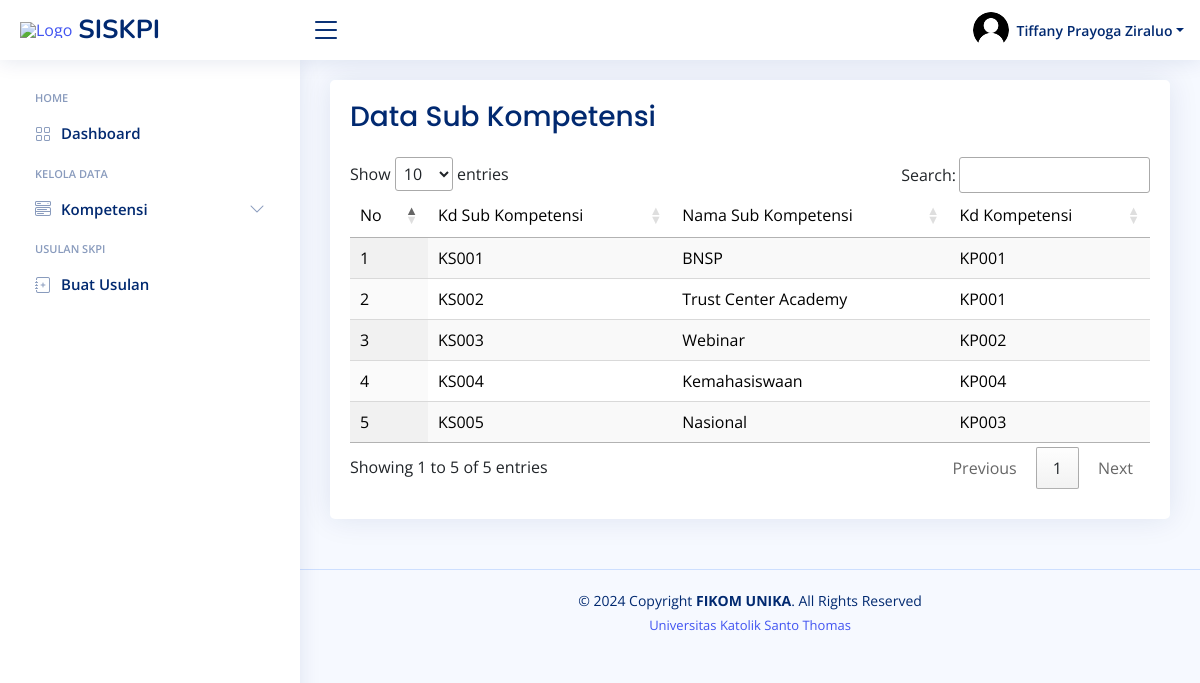
Page /mhs/sub_kompetensi.php (signed in) on the committed database.
### tables this page shows
CREATE TABLE `mahasiswa` (
  `id_mahasiswa` int(11) NOT NULL,
  `nim` varchar(30) NOT NULL,
  `nama_mhs` varchar(255) NOT NULL,
  `tempat_lahir` varchar(100) NOT NULL,
  `tgl_lahir` date NOT NULL,
  `jenis_kelamin` varchar(30) NOT NULL,
  `email` varchar(255) NOT NULL,
  `password` varchar(255) NOT NULL,
  `no_ijazah` varchar(100) NOT NULL,
  `tgl_lulus` date NOT NULL,
  `gelar` varchar(100) NOT NULL,
  `kode_skpi` varchar(20) NOT NULL,
  `kd_prodi` varchar(11) NOT NULL,
  `profil` varchar(255) NOT NULL,
  `status` int(11) NOT NULL
);

CREATE TABLE `sub_kompetensi` (
  `id_sub` int(11) NOT NULL,
  `kd_sub` varchar(11) NOT NULL,
  `nama_sub` varchar(255) NOT NULL,
  `kd_kompetensi` varchar(11) NOT NULL
);

### mhs/session.php (called while the page is built, shortened)
<?php
    include "koneksi.php";
    $sql = mysqli_query($koneksi,"SELECT * FROM mahasiswa inner join prodi on mahasiswa.kd_prodi=prodi.kd_prodi");
    while ($r = mysqli_fetch_array($sql)){
        if ($_SESSION['username'] == $r['nim'] ){
            $nama_mhs = $r['nama_mhs'];
            break;
        }
    }
?>

### mhs/sub_kompetensi.php (the view)
<?php include 'header.php' ?>
<?php include 'navbar.php' ?>
<main id="main" class="main">
    <section class="section dashboard">
    <div class="row">
    <div class="col">
        <div class="card info-card sales-card">
            <div class="card-body">
                <h1 class="card-title fs-3">Data Sub Kompetensi</h1>
                <table id="tabel" class="display" style="width:100%; background-color: white; color: black;">
                    <thead>
                        <tr>
                            <td>No</td>
                            <td>Kd Sub Kompetensi</td>
                            <td>Nama Sub Kompetensi</td>
                            <td>Kd Kompetensi</td>
                        </tr>
                    </thead>
                    <tbody>
                        <?php
                        $no = 1;
                        $data = mysqli_query($koneksi, "SELECT * FROM sub_kompetensi");
                        while($d=mysqli_fetch_array($data)){
                        ?>
                        <tr>
                            <td><?= $no++ ?></td>
                            <td><?= $d['kd_sub'] ?></td>
                            <td><?= $d['nama_sub'] ?></td>
                            <td><?= $d['kd_kompetensi'] ?></td>
                        </tr>
                        <?php } ?>
                    </tbody>
                </table>
            </div>
        </div>
        </div>
    </div>
    </section>
</main>
<?php include 'footer.php' ?>

### mhs/header.php (shortened to what this page needs)
<?php
    include 'koneksi.php';
    include 'session.php';
?>
<!DOCTYPE html>
<html lang="en">
<head>
    <link href="assets/vendor/bootstrap/css/bootstrap.min.css" rel="stylesheet">
    <link href="assets/vendor/bootstrap-icons/bootstrap-icons.css" rel="stylesheet">
    <link href="assets/vendor/boxicons/css/boxicons.min.css" rel="stylesheet">
    <link href="assets/vendor/quill/quill.snow.css" rel="stylesheet">
    <link href="assets/vendor/quill/quill.bubble.css" rel="stylesheet">
    <link href="assets/vendor/remixicon/remixicon.css" rel="stylesheet">
    <link href="assets/vendor/simple-datatables/style.css" rel="stylesheet">
    <link href="assets/vendor/fontawesome/css/all.min.css" rel="stylesheet">
    <link href="assets/css/style.css" rel="stylesheet">
    <link rel="stylesheet" href="https://cdn.datatables.net/1.13.4/css/jquery.dataTables.min.css">
</head>
<body>
<header id="header" class="header fixed-top d-flex align-items-center">
    <div class="d-flex align-items-center justify-content-between">
    <a href="index.html" class="logo d-flex align-items-center">
        <img src="images/UNIKA.png" alt="Logo">
        <span class="d-none d-lg-block">SISKPI</span>
    </a>
    <i class="bi bi-list toggle-sidebar-btn"></i>
    </div>
    <nav class="header-nav ms-auto">
    <ul class="d-flex align-items-center">
        <li class="nav-item dropdown pe-3">
        <a class="nav-link nav-profile d-flex align-items-center pe-0" href="#" data-bs-toggle="dropdown">
            <img src="assets/img/user.png" alt="Profile" class="rounded-circle">
            <span class="d-none d-md-block dropdown-toggle ps-2"><?= $nama_mhs?></span>
        </a>
        </li>
    </ul>
    </nav>
</header>

### mhs/assets/css/style.css (style rules this page uses)
:root { scroll-behavior: smooth; }
body { font-family: "Open Sans", sans-serif; background: #f6f9ff; color: #444444; }
a { color: #4154f1; text-decoration: none; }
h1, h2, h3, h4, h5, h6 { font-family: "Nunito", sans-serif; }
#main { margin-top: 60px; padding: 20px 30px; transition: all 0.3s; }
.card { margin-bottom: 30px; border: none; border-radius: 5px; box-shadow: 0px 0 30px rgba(1, 41, 112, 0.1); }
.card-title { padding: 20px 0 15px 0; font-size: 18px; font-weight: 500; color: #012970; font-family: "Poppins", sans-serif; }
.card-body { padding: 0 20px 20px 20px; }
.logo { line-height: 1; }
@media (min-width: 1200px) { .logo { width: 280px; } }
.logo img { max-height: 26px; margin-right: 6px; }
.logo span { font-size: 26px; font-weight: 700; color: #012970; font-family: "Nunito", sans-serif; }
.header { transition: all 0.5s; z-index: 997; height: 60px; box-shadow: 0px 2px 20px rgba(1, 41, 112, 0.1); background-color: #fff; padding-left: 20px; }
.header .toggle-sidebar-btn { font-size: 32px; padding-left: 10px; cursor: pointer; color: #012970; }
.header-nav ul { list-style: none; }
.header-nav>ul { margin: 0; padding: 0; }
.header-nav .nav-profile { color: #012970; }
.header-nav .nav-profile img { max-height: 36px; }
.header-nav .nav-profile span { font-size: 14px; font-weight: 600; }
@media (min-width: 1200px) { #main, #footer { margin-left: 300px; } }
.dashboard .info-card { padding-bottom: 10px; }

### rows in the picture
mahasiswa: nama_mhs "Tiffany Prayoga Ziraluo"
sub_kompetensi: kd_sub "KS001", nama_sub "BNSP", kd_kompetensi "KP001"
sub_kompetensi: kd_sub "KS002", nama_sub "Trust Center Academy", kd_kompetensi "KP001"
sub_kompetensi: kd_sub "KS003", nama_sub "Webinar", kd_kompetensi "KP002"
sub_kompetensi: kd_sub "KS004", nama_sub "Kemahasiswaan", kd_kompetensi "KP004"
sub_kompetensi: kd_sub "KS005", nama_sub "Nasional", kd_kompetensi "KP003"
